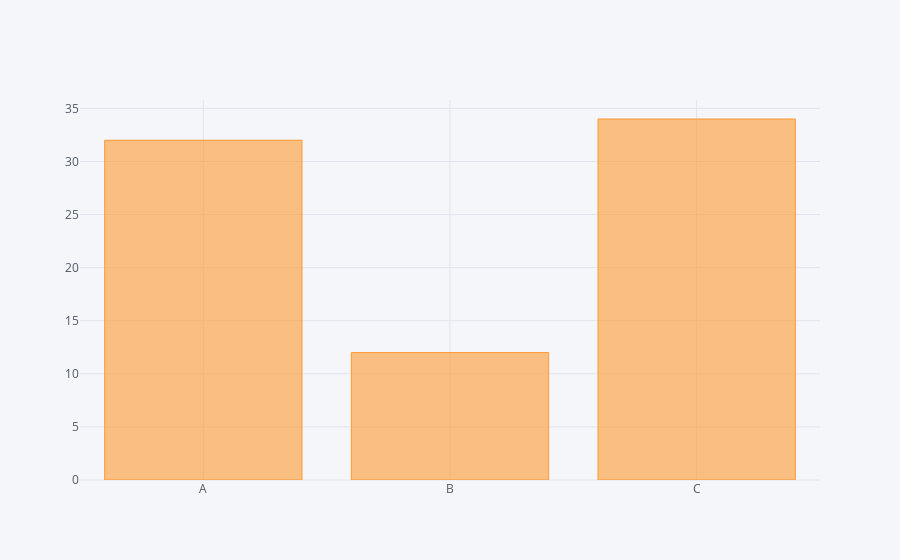

The code cell stored with this chart in its notebook:
### Code cell
df2.iplot(kind='bar',x='Category',y='Values')

### Figure 1 — Plotly figure (JSON) as saved in the notebook; plotly's stock layout.template omitted (floating-point values rounded to 4 significant figures)
{"data": [{"marker": {"color": "rgba(255, 153, 51, 0.6)", "line": {"color": "rgba(255, 153, 51, 1.0)", "width": 1}}, "name": "Values", "orientation": "v", "text": "", "type": "bar", "uid": "87160b3b-ac40-4247-b190-44d91941eb28", "x": ["A", "B", "C"], "y": [32, 12, 34]}], "layout": {"legend": {"bgcolor": "#F5F6F9", "font": {"color": "#4D5663"}}, "paper_bgcolor": "#F5F6F9", "plot_bgcolor": "#F5F6F9", "title": {"font": {"color": "#4D5663"}}, "xaxis": {"gridcolor": "#E1E5ED", "showgrid": true, "tickfont": {"color": "#4D5663"}, "title": {"font": {"color": "#4D5663"}, "text": ""}, "zerolinecolor": "#E1E5ED"}, "yaxis": {"gridcolor": "#E1E5ED", "showgrid": true, "tickfont": {"color": "#4D5663"}, "title": {"font": {"color": "#4D5663"}, "text": ""}, "zerolinecolor": "#E1E5ED"}}}
